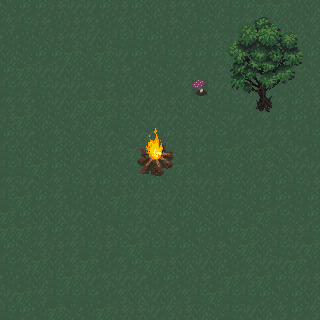

This is a level from a 2D game, rendered from its Tiled map with the project's own tilesets. A one-line summary and the complete map file follow:
An orthogonal 20x20 tile map with 16x16 px tiles, 5 tile layers (Tile Layer 1, Tile Layer 2, Sprites, Tile Layer 4, ...), 1 hidden layer not drawn, 2 tilesets.

<map version="1.0" tiledversion="1.1.5" orientation="orthogonal" renderorder="right-down" width="20" height="20" tilewidth="16" tileheight="16" infinite="0" nextobjectid="1">
 <tileset firstgid="1" name="System" tilewidth="16" tileheight="16" tilecount="1" columns="1">
  <image source="../tilesets/System.png" width="16" height="16" />
 </tileset>
 <tileset firstgid="2" name="ForestTileSet" tilewidth="16" tileheight="16" tilecount="1024" columns="32">
  <image source="../tilesets/ForestTileSet.png" width="512" height="512" />
 </tileset>
 <layer name="Tile Layer 1" width="20" height="20">
  <data encoding="csv">
38,100,100,68,36,36,100,68,100,101,68,69,102,101,70,100,37,37,102,101,
69,70,68,102,68,69,102,69,101,102,68,38,70,38,70,69,101,101,101,69,
102,102,38,68,69,36,101,70,70,100,102,102,68,69,68,37,68,38,70,38,
101,38,100,100,37,38,37,36,100,102,70,68,100,100,37,101,38,69,100,100,
100,37,36,36,101,102,70,68,102,38,38,69,102,68,38,37,36,100,70,38,
70,69,70,36,36,69,68,102,101,102,102,69,101,36,68,101,69,102,101,69,
69,69,102,36,101,37,37,68,36,101,68,101,38,102,70,36,102,69,100,68,
68,37,101,38,69,101,37,70,38,36,36,38,38,38,36,102,69,100,100,102,
100,36,102,69,38,69,36,38,36,37,100,68,36,70,102,69,36,69,102,70,
70,101,38,100,101,100,68,69,37,100,38,68,100,70,37,101,37,38,36,102,
70,70,37,100,38,36,102,38,69,68,70,37,102,102,38,102,68,38,36,36,
69,36,38,69,70,68,100,68,101,100,38,68,36,68,70,101,69,100,70,68,
70,37,100,69,102,102,38,37,69,68,36,101,38,102,70,38,100,100,102,100,
37,100,101,101,36,38,102,70,69,36,38,100,38,101,69,102,37,70,38,100,
37,37,69,100,69,102,68,38,36,38,68,102,100,102,100,37,38,68,68,70,
100,38,69,68,69,70,68,70,37,70,70,100,38,68,38,37,101,70,36,37,
70,69,37,101,69,37,102,69,100,37,68,101,36,101,102,69,36,36,37,102,
102,102,101,70,37,36,69,36,36,102,100,102,68,102,37,69,37,100,36,68,
36,37,69,70,70,70,102,69,101,36,101,69,70,37,70,70,100,38,100,101,
70,100,102,37,38,102,37,68,68,36,69,68,101,38,70,36,101,69,100,69
</data>
 </layer>
 <layer name="Tile Layer 2" width="20" height="20">
  <data encoding="csv">
0,0,0,0,0,0,0,0,0,0,0,0,0,0,0,0,0,0,0,0,
0,0,0,0,0,0,0,0,0,0,0,0,0,0,0,0,0,0,0,0,
0,0,0,0,0,0,0,0,0,0,0,0,0,0,0,0,0,0,0,0,
0,0,0,0,0,0,0,0,0,0,0,0,0,0,0,0,0,0,0,0,
0,0,0,0,0,0,0,0,0,0,0,0,0,0,0,0,0,0,0,0,
0,0,0,0,0,0,0,0,0,0,0,0,329,0,0,0,0,0,0,0,
0,0,0,0,0,0,0,0,0,0,0,0,0,0,0,409,410,411,0,0,
0,0,0,0,0,0,0,0,0,0,0,0,0,0,0,0,0,0,0,0,
0,0,0,0,0,0,0,0,0,0,0,0,0,0,0,0,0,0,0,0,
0,0,0,0,0,0,0,0,460,461,462,0,0,0,0,0,0,0,0,0,
0,0,0,0,0,0,0,0,492,493,494,0,0,0,0,0,0,0,0,0,
0,0,0,0,0,0,0,0,0,0,0,0,0,0,0,0,0,0,0,0,
0,0,0,0,0,0,0,0,0,0,0,0,0,0,0,0,0,0,0,0,
0,0,0,0,0,0,0,0,0,0,0,0,0,0,0,0,0,0,0,0,
0,0,0,0,0,0,0,0,0,0,0,0,0,0,0,0,0,0,0,0,
0,0,0,0,0,0,0,0,0,0,0,0,0,0,0,0,0,0,0,0,
0,0,0,0,0,0,0,0,0,0,0,0,0,0,0,0,0,0,0,0,
0,0,0,0,0,0,0,0,0,0,0,0,0,0,0,0,0,0,0,0,
0,0,0,0,0,0,0,0,0,0,0,0,0,0,0,0,0,0,0,0,
0,0,0,0,0,0,0,0,0,0,0,0,0,0,0,0,0,0,0,0
</data>
 </layer>
 <layer name="Sprites" width="20" height="20">
  <data encoding="csv">
0,0,0,0,0,0,0,0,0,0,0,0,0,0,0,0,0,0,0,0,
0,0,0,0,0,0,0,0,0,0,0,0,0,0,0,0,0,0,0,0,
0,0,0,0,0,0,0,0,0,0,0,0,0,0,0,0,0,0,0,0,
0,0,0,0,0,0,0,0,0,0,0,0,0,0,0,0,0,0,0,0,
0,0,0,0,0,0,0,0,0,0,0,0,0,0,0,0,0,0,0,0,
0,0,0,0,0,0,0,0,0,0,0,0,0,0,0,0,0,0,0,0,
0,0,0,0,0,0,0,0,0,0,0,0,0,0,0,0,0,0,0,0,
0,0,0,0,0,0,0,0,0,0,0,0,0,0,0,0,0,0,0,0,
0,0,0,0,0,0,0,0,0,0,0,0,0,0,0,0,0,0,0,0,
0,0,0,0,0,0,0,0,0,0,0,0,0,0,0,0,0,0,0,0,
0,0,0,0,0,0,0,0,0,0,0,0,0,0,0,0,0,0,0,0,
0,0,0,0,0,0,0,0,0,0,0,0,0,0,0,0,0,0,0,0,
0,0,0,0,0,0,0,0,0,0,0,0,0,0,0,0,0,0,0,0,
0,0,0,0,0,0,0,0,0,0,0,0,0,0,0,0,0,0,0,0,
0,0,0,0,0,0,0,0,0,0,0,0,0,0,0,0,0,0,0,0,
0,0,0,0,0,0,0,0,0,0,0,0,0,0,0,0,0,0,0,0,
0,0,0,0,0,0,0,0,0,0,0,0,0,0,0,0,0,0,0,0,
0,0,0,0,0,0,0,0,0,0,0,0,0,0,0,0,0,0,0,0,
0,0,0,0,0,0,0,0,0,0,0,0,0,0,0,0,0,0,0,0,
0,0,0,0,0,0,0,0,0,0,0,0,0,0,0,0,0,0,0,0
</data>
 </layer>
 <layer name="Tile Layer 4" width="20" height="20">
  <data encoding="csv">
0,0,0,0,0,0,0,0,0,0,0,0,0,0,0,0,0,0,0,0,
0,0,0,0,0,0,0,0,0,0,0,0,0,0,0,0,0,0,0,0,
0,0,0,0,0,0,0,0,0,0,0,0,0,0,280,281,282,283,0,0,
0,0,0,0,0,0,0,0,0,0,0,0,0,0,312,313,314,315,0,0,
0,0,0,0,0,0,0,0,0,0,0,0,0,0,344,345,346,347,0,0,
0,0,0,0,0,0,0,0,0,0,0,0,0,0,376,377,378,379,0,0,
0,0,0,0,0,0,0,0,0,0,0,0,0,0,0,0,0,0,0,0,
0,0,0,0,0,0,0,0,0,0,0,0,0,0,0,0,0,0,0,0,
0,0,0,0,0,0,0,0,428,429,430,0,0,0,0,0,0,0,0,0,
0,0,0,0,0,0,0,0,0,0,0,0,0,0,0,0,0,0,0,0,
0,0,0,0,0,0,0,0,0,0,0,0,0,0,0,0,0,0,0,0,
0,0,0,0,0,0,0,0,0,0,0,0,0,0,0,0,0,0,0,0,
0,0,0,0,0,0,0,0,0,0,0,0,0,0,0,0,0,0,0,0,
0,0,0,0,0,0,0,0,0,0,0,0,0,0,0,0,0,0,0,0,
0,0,0,0,0,0,0,0,0,0,0,0,0,0,0,0,0,0,0,0,
0,0,0,0,0,0,0,0,0,0,0,0,0,0,0,0,0,0,0,0,
0,0,0,0,0,0,0,0,0,0,0,0,0,0,0,0,0,0,0,0,
0,0,0,0,0,0,0,0,0,0,0,0,0,0,0,0,0,0,0,0,
0,0,0,0,0,0,0,0,0,0,0,0,0,0,0,0,0,0,0,0,
0,0,0,0,0,0,0,0,0,0,0,0,0,0,0,0,0,0,0,0
</data>
 </layer>
 <layer name="Tile Layer 5" width="20" height="20">
  <data encoding="csv">
0,0,0,0,0,0,0,0,0,0,0,0,0,0,0,0,0,0,0,0,
0,0,0,0,0,0,0,0,0,0,0,0,0,0,24,25,26,27,28,0,
0,0,0,0,0,0,0,0,0,0,0,0,0,0,56,57,58,59,60,0,
0,0,0,0,0,0,0,0,0,0,0,0,0,0,88,89,90,91,92,0,
0,0,0,0,0,0,0,0,0,0,0,0,0,0,120,121,122,123,124,0,
0,0,0,0,0,0,0,0,0,0,0,0,0,0,152,153,154,155,156,0,
0,0,0,0,0,0,0,0,0,0,0,0,0,0,0,0,0,0,0,0,
0,0,0,0,0,0,0,0,0,0,0,0,0,0,0,0,0,0,0,0,
0,0,0,0,0,0,0,0,0,0,0,0,0,0,0,0,0,0,0,0,
0,0,0,0,0,0,0,0,0,0,0,0,0,0,0,0,0,0,0,0,
0,0,0,0,0,0,0,0,0,0,0,0,0,0,0,0,0,0,0,0,
0,0,0,0,0,0,0,0,0,0,0,0,0,0,0,0,0,0,0,0,
0,0,0,0,0,0,0,0,0,0,0,0,0,0,0,0,0,0,0,0,
0,0,0,0,0,0,0,0,0,0,0,0,0,0,0,0,0,0,0,0,
0,0,0,0,0,0,0,0,0,0,0,0,0,0,0,0,0,0,0,0,
0,0,0,0,0,0,0,0,0,0,0,0,0,0,0,0,0,0,0,0,
0,0,0,0,0,0,0,0,0,0,0,0,0,0,0,0,0,0,0,0,
0,0,0,0,0,0,0,0,0,0,0,0,0,0,0,0,0,0,0,0,
0,0,0,0,0,0,0,0,0,0,0,0,0,0,0,0,0,0,0,0,
0,0,0,0,0,0,0,0,0,0,0,0,0,0,0,0,0,0,0,0
</data>
 </layer>
 <layer name="Collisions" width="20" height="20" visible="0">
  <data encoding="csv">
0,0,0,0,0,0,0,0,0,0,0,0,0,0,0,0,0,0,0,0,
0,0,0,0,0,0,0,0,0,0,0,0,0,0,0,0,0,0,0,0,
0,0,0,0,0,0,0,0,0,0,0,0,0,0,0,0,0,0,0,0,
0,0,0,0,0,0,0,0,0,0,0,0,0,0,0,0,0,0,0,0,
0,0,0,0,0,0,0,0,0,0,0,0,0,0,0,0,0,0,0,0,
0,0,0,0,0,0,0,0,0,0,0,0,0,0,0,0,0,0,0,0,
0,0,0,0,0,0,0,0,0,0,0,0,0,0,0,0,1,0,0,0,
0,0,0,0,0,0,0,0,0,0,0,0,0,0,0,0,0,0,0,0,
0,0,0,0,0,0,0,0,0,0,0,0,0,0,0,0,0,0,0,0,
0,0,0,0,0,0,0,0,1,1,1,0,0,0,0,0,0,0,0,0,
0,0,0,0,0,0,0,0,1,1,1,0,0,0,0,0,0,0,0,0,
0,0,0,0,0,0,0,0,0,0,0,0,0,0,0,0,0,0,0,0,
0,0,0,0,0,0,0,0,0,0,0,0,0,0,0,0,0,0,0,0,
0,0,0,0,0,0,0,0,0,0,0,0,0,0,0,0,0,0,0,0,
0,0,0,0,0,0,0,0,0,0,0,0,0,0,0,0,0,0,0,0,
0,0,0,0,0,0,0,0,0,0,0,0,0,0,0,0,0,0,0,0,
0,0,0,0,0,0,0,0,0,0,0,0,0,0,0,0,0,0,0,0,
0,0,0,0,0,0,0,0,0,0,0,0,0,0,0,0,0,0,0,0,
0,0,0,0,0,0,0,0,0,0,0,0,0,0,0,0,0,0,0,0,
0,0,0,0,0,0,0,0,0,0,0,0,0,0,0,0,0,0,0,0
</data>
 </layer>
</map>